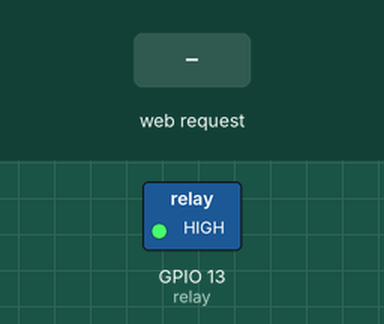
Recording of a sketch running on a simulated ESP8266 (NodeMCU). Parts: switched loads named in the sketch (green lamp = pin HIGH). The inputs (shaded band) are chosen by the test bench. WiFi joins after 1.5 s; servers stay silent unless stated; what the sketch prints to the serial monitor is not drawn.

Above: at 2.7 s.
2.8 s: HTTP request GET /off received
At 3.7 s:
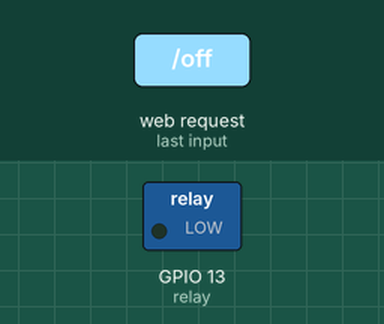
4.3 s: HTTP request GET /on received
At 4.8 s:
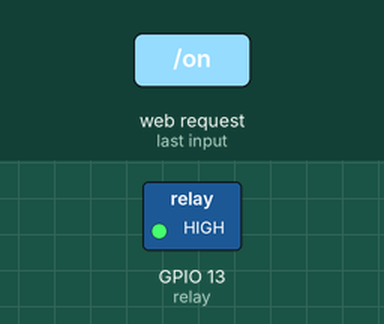
Timing chart, 0 to 7.3 s (numbered marks = the images above; inputs shaded):
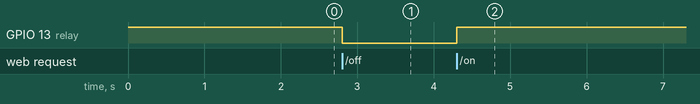

Measured:
- after the input at 2.8 s, GPIO 13 (relay): HIGH → LOW at once
- after the input at 4.3 s, GPIO 13 (relay): LOW → HIGH at once

The sketch:

relay_control.ino
```cpp
#include <ESP8266WiFi.h>
#include <WiFiClient.h>
#include <ESP8266WebServer.h>
#include <ESP8266mDNS.h>
const char* ssid = "my_wifi_ssid";
const char* password = "my_wifi_password";

ESP8266WebServer server ( 80 );

const int relay = 13;

void handleRoot() {
	String temp = "<html>\
  <head>\
	<meta http-equiv='Content-Type' content='text/html; charset=UTF-8' />\
  <script src='https://ajax.googleapis.com/ajax/libs/jquery/3.1.1/jquery.min.js'></script>\
  <script>\
  $(document).ready(function(){\
    $.get('status', function(data, status){\
          if (parseInt(data) == 0) {\
              $('#mainButton').html('OPEN');\
          } else {\
              $('#mainButton').html('CLOSE');\
          };\
    });\
		var clicked = false;\
    $('button').click(function(){\
			if (!clicked){\
				clicked = true;\
				setTimeout(function(){ clicked = false; }, 2000);\
			}else{\
				return false;\
			}\
	    $.get('status', function(data, status){\
	          if (parseInt(data) == 1) {\
	              $('#mainButton').html('OPEN');\
	              $.get('off', function(data1, status1){});\
	          } else {\
	              $('#mainButton').html('CLOSE');\
	              $.get('on', function(data2, status2){});\
	          };\
	    });\
    });\
  });\
  </script>\
   <title>NodeMCU HTTP relay</title>\
    <style>\
      body { background-size: cover; font-family: Arial, Helvetica, Sans-Serif; Color: #FFFFFF; }\
      .button {\
    background-color: #4CAF50;\
    border: none;\
    color: white;\
    padding: 15px 32px;\
    text-align: center;\
    text-decoration: none;\
    display: inline-block;\
    font-size: 60px;\
    margin: 4px 2px;\
    cursor: pointer;\
  }\
    </style>\
  </head>\
  <body>\
    <button id='mainButton' class='button'></button>\
  </body>\
</html>";

	server.send ( 200, "text/html", temp );
}

void handleNotFound() {
	digitalWrite ( relay, 1 );
	String message = "File Not Found\n\n";
	message += "URI: ";
	message += server.uri();
	message += "\nMethod: ";
	message += ( server.method() == HTTP_GET ) ? "GET" : "POST";
	message += "\nArguments: ";
	message += server.args();
	message += "\n";

	for ( uint8_t i = 0; i < server.args(); i++ ) {
		message += " " + server.argName ( i ) + ": " + server.arg ( i ) + "\n";
	}

	server.send ( 404, "text/plain", message );
	digitalWrite ( relay, 0 );
}

void setup ( void ) {
	pinMode ( relay, OUTPUT );
	digitalWrite ( relay, 1 );
	Serial.begin ( 115200 );
	WiFi.begin ( ssid, password );
	Serial.println ( "" );

	// Wait for connection
	while ( WiFi.status() != WL_CONNECTED ) {
		delay ( 500 );
		Serial.print ( "." );
	}

	Serial.println ( "" );
	Serial.print ( "Connected to " );
	Serial.println ( ssid );
	Serial.print ( "IP address: " );
	Serial.println ( WiFi.localIP() );

	if ( MDNS.begin ( "esp8266" ) ) {
		Serial.println ( "MDNS responder started" );
	}

	server.on ( "/", handleRoot );
	server.on ( "/status", []() {
    String text;
    text += digitalRead ( relay );
		server.send ( 200, "text/plain", text );
	} );
  server.on ( "/on", []() {
    digitalWrite ( relay, 1 );
    server.send ( 200, "text/plain", "OK" );
  } );
  server.on ( "/off", []() {
    digitalWrite ( relay, 0 );
    server.send ( 200, "text/plain", "OK" );
  } );
	server.onNotFound ( handleNotFound );
	server.begin();
	Serial.println ( "HTTP server started" );
}

void loop ( void ) {
	server.handleClient();
}
```
